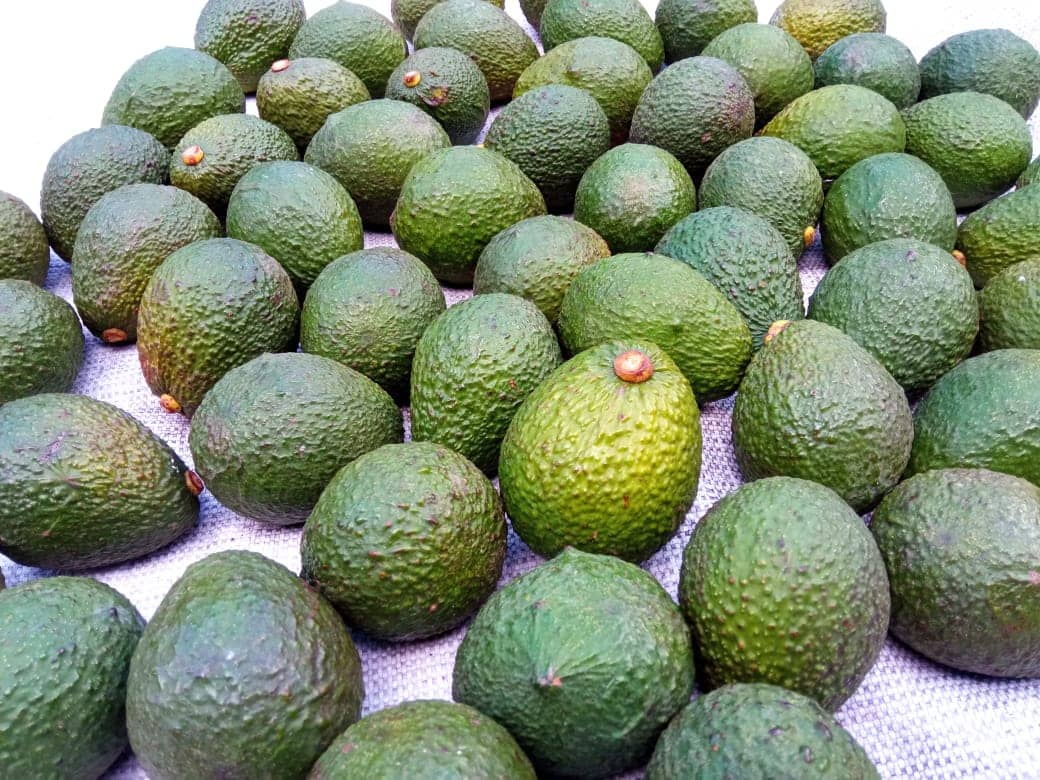
#> input picture original.jpeg, 1040 x 780 px; its folder holds only this picture in this run
$ python -i generate_masks_seg.py   (imports and definitions only)
#> lines starting #> are read from the running program, lines starting #| are printed output that depends on the picture; after the words box and inside, x2 and y2 are one past the last pixel; in counts of white or black regions, pixels touching at a corner belong together
import os
import cv2
import yaml
import numpy as np

# Load dataset config
# [2 lines not run here, left out]

# [5 lines that did not run here, left out]

def generate_segmentation_label(img_path, out_path):
#> called with img_path = '../original.jpeg', out_path = 'out.png'
    img = cv2.imread(img_path)
#> img is the input picture: shape (780, 1040, 3); mean B, G, R 114, 139.8, 127

    hsv = cv2.cvtColor(img, cv2.COLOR_BGR2HSV)
#> hsv: shape (780, 1040, 3); mean H, S, V 56.8, 75.2, 143

    # Range
    lower = np.array([25, 10, 10])
    upper = np.array([95, 255, 255])

    mask = cv2.inRange(hsv, lower, upper)
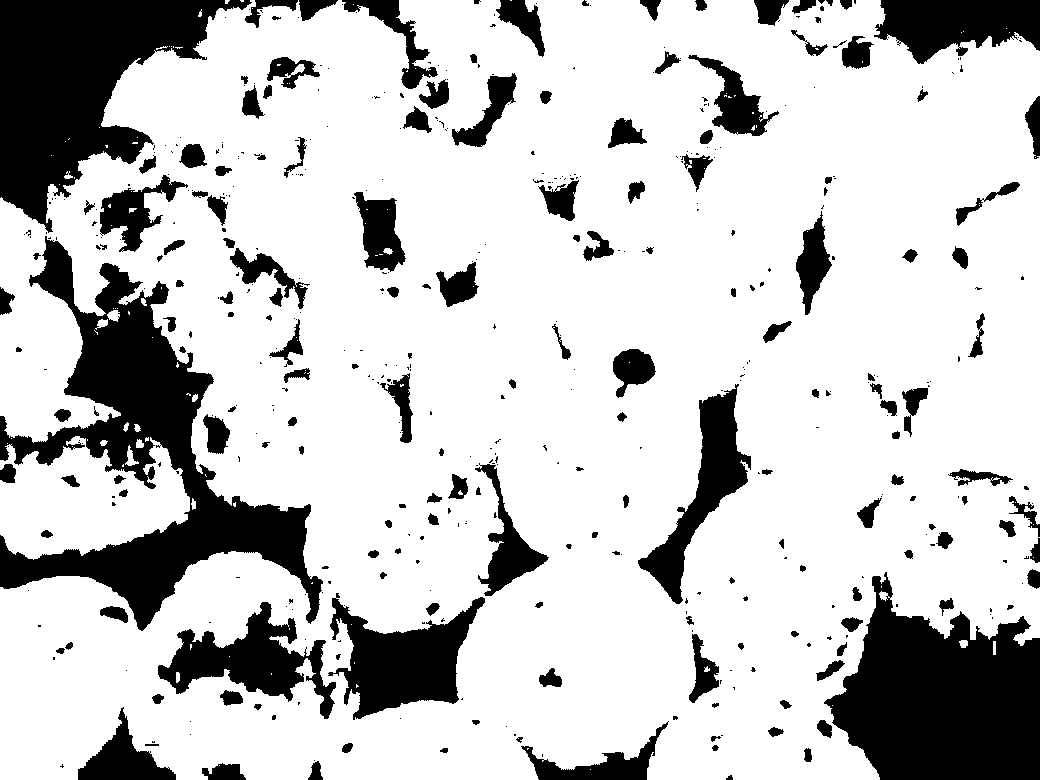
#> mask: shape (780, 1040); 78% white; 489 black regions (312 under 20 px), largest, box (x1, y1, x2, y2) and area: (0, 236, 323, 631) 37180, (824, 572, 1040, 780) 29415, (0, 0, 252, 233) 27940

    # Cleanup
    kernel = np.ones((25, 25), np.uint8)
    mask = cv2.morphologyEx(mask, cv2.MORPH_CLOSE, kernel)
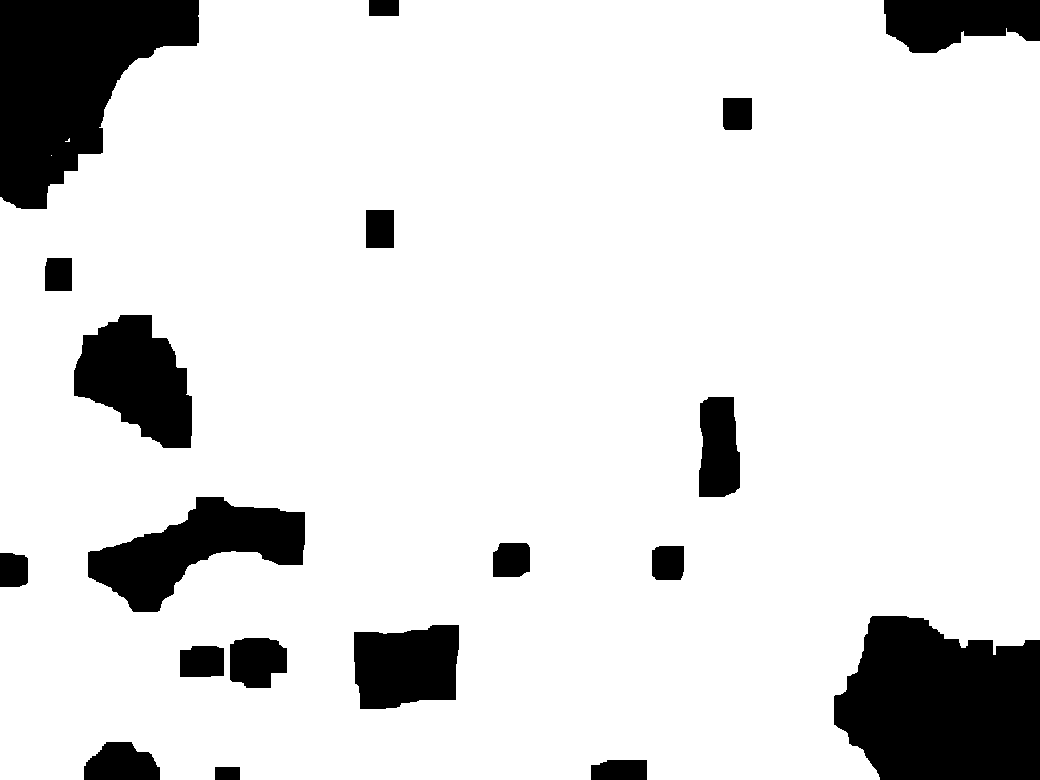
#> mask: shape (780, 1040); 87% white; 19 black regions, largest, box (x1, y1, x2, y2) and area: (834, 616, 1040, 780) 27451, (0, 0, 199, 209) 24877, (88, 497, 305, 612) 11872
    mask = cv2.morphologyEx(mask, cv2.MORPH_OPEN, kernel)
#> mask: shape (780, 1040); 86.9% white; 18 black regions

    contours, _ = cv2.findContours(mask, cv2.RETR_EXTERNAL, cv2.CHAIN_APPROX_SIMPLE)
#> contours = 1 contour; box (x1, y1, x2, y2) and area: (0, 0, 1040, 780) 745264

    if not contours:
        print("NO contour found for", img_path)
        return

    cnt = max(contours, key=cv2.contourArea)
#> cnt = contour of 339 points, box (x1, y1, x2, y2) (0, 0, 1040, 780), area 745264

    hull = cv2.convexHull(cnt)
#> hull = contour of 9 points, box (x1, y1, x2, y2) (0, 0, 1040, 780), area 774958

    epsilon = 0.003 * cv2.arcLength(hull, True)
#> epsilon = 10.18
    approx = cv2.approxPolyDP(hull, epsilon, True)
#> approx = [[1039, 41], [1039, 639], [873, 779], [0, 779], [0, 204], [199, 0], [883, 0]]

    h, w = img.shape[:2]
#> h = 780; w = 1040

    with open(out_path, "w") as f:
        f.write("0 ")
        for p in approx:
            x = p[0][0] / w
            y = p[0][1] / h
            f.write(f"{x:.6f} {y:.6f} ")
#> this loop made 7 passes
#> (p, x, y) on passes 1 to 7: ([[1039, 41]], 0.999, 0.0526), ([[1039, 639]], 0.999, 0.819), ([[873, 779]], 0.839, 0.999), ([[0, 779]], 0, 0.999), ([[0, 204]], 0, 0.262), ([[199, 0]], 0.191, 0), ([[883, 0]], 0.849, 0)
        f.write("\n")


def process_split(base_folder):

    img_folder = os.path.join(base_folder, "images")
    seg_folder = os.path.join(base_folder, "labels_segmentation")

    os.makedirs(seg_folder, exist_ok=True)

    for fname in os.listdir(img_folder):
        if not fname.lower().endswith((".jpg", ".png", ".jpeg")):
            continue

        img_path = os.path.join(img_folder, fname)
        out_path = os.path.join(seg_folder, fname.replace(".jpg", ".txt").replace(".png", ".txt"))

        generate_segmentation_label(img_path, out_path)


# [4 lines not run here, left out]

>>> result = generate_segmentation_label('../original.jpeg', 'out.png')

$ run again, on 5c8593bb4c6d1.jpeg
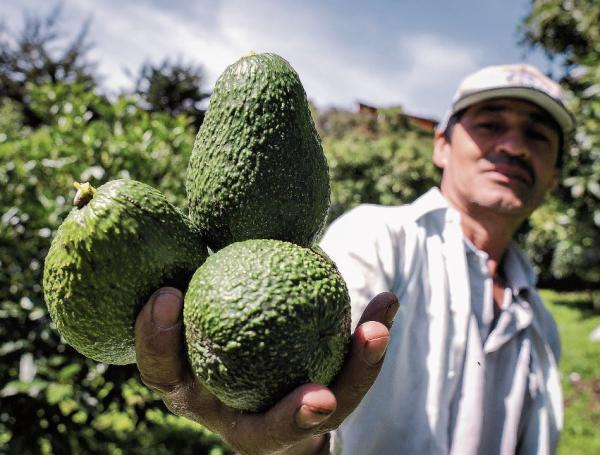
#> input picture 5c8593bb4c6d1.jpeg, 600 x 455 px
#> in generate_segmentation_label, img is the input picture: shape (455, 600, 3); mean B, G, R 106.1, 120.4, 118.5
#> hsv: shape (455, 600, 3); mean H, S, V 63.6, 74.9, 128.4
#> in generate_segmentation_label, `mask = cv2.inRange(hsv, lower, upper)`:
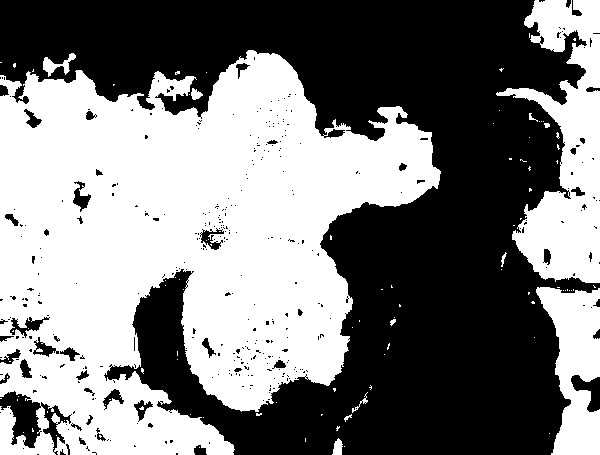
#> mask: shape (455, 600); 49.6% white; 98 white regions (86 under 20 px), largest, box (x1, y1, x2, y2) and area: (0, 50, 441, 455) 112991, (496, 0, 600, 283) 14611, (536, 287, 600, 455) 6644
#> in generate_segmentation_label, `mask = cv2.morphologyEx(mask, cv2.MORPH_OPEN, kernel)`:
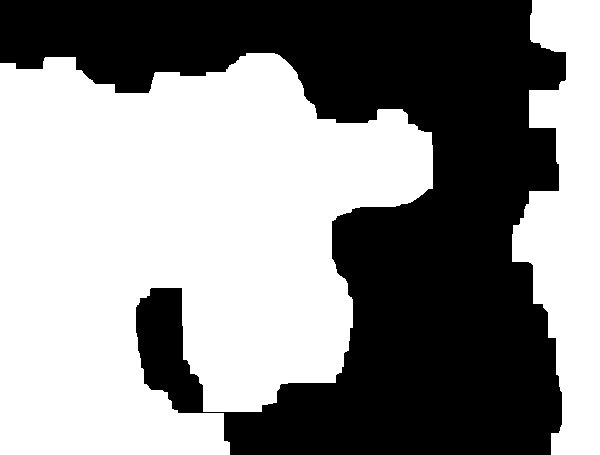
#> mask: shape (455, 600); 55.3% white; 1 black region
#> contours = 2 contours; box (x1, y1, x2, y2) and area: (0, 53, 433, 455) 124246, (512, 0, 600, 455) 24996
#> cnt = contour of 307 points, box (x1, y1, x2, y2) (0, 53, 433, 455), area 124246
#> hull = contour of 13 points, box (x1, y1, x2, y2) (0, 53, 433, 455), area 146796
#> epsilon = 4.42
#> approx = [[431, 132], [432, 188], [335, 382], [229, 454], [0, 454], [0, 63], [274, 53], [402, 109]]
#> the loop in generate_segmentation_label, `for p in approx:` made 8 passes
#> (p, x, y) on passes 1 to 8: ([[431, 132]], 0.718, 0.29), ([[432, 188]], 0.72, 0.413), ([[335, 382]], 0.558, 0.84), ([[229, 454]], 0.382, 0.998), ([[0, 454]], 0, 0.998), ([[0, 63]], 0, 0.138), ([[274, 53]], 0.457, 0.116), ([[402, 109]], 0.67, 0.24)
